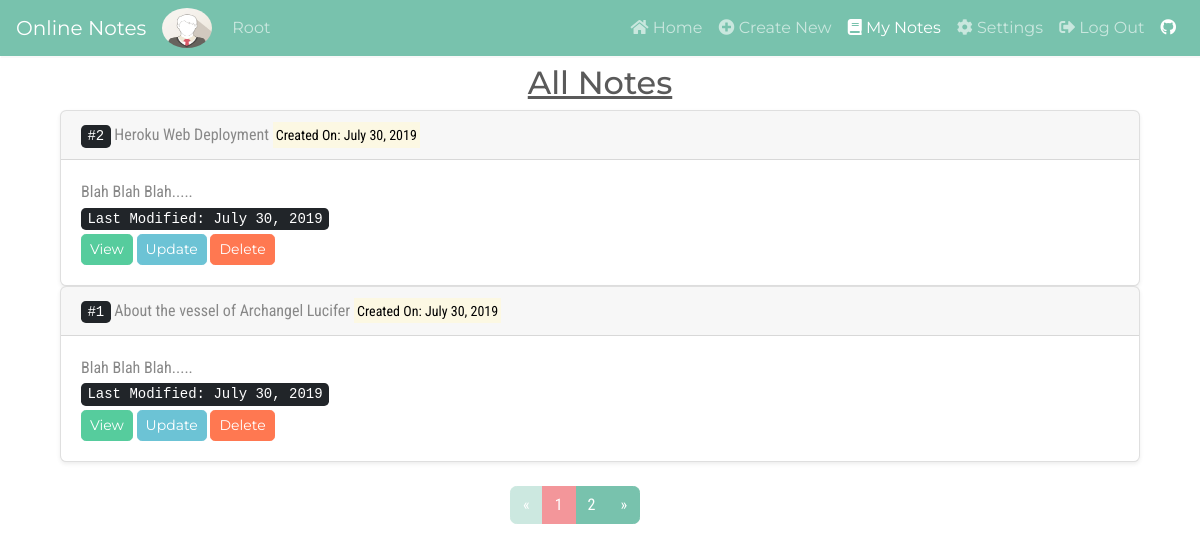
The app's page /view (signed in) with its own data.
### users/models.py (models this page shows, shortened)
class Profile(models.Model):
    user = models.OneToOneField(User, on_delete=models.CASCADE)
    image = models.ImageField(default='default.png', upload_to='profile_pics')

### notes/models.py (models this page shows, shortened)
class Notes(models.Model):
	user = models.ForeignKey(User, on_delete=models.CASCADE)
	title = models.CharField(max_length=150, verbose_name="Notes Title")
	body = models.TextField(max_length=500, verbose_name="Notes Body")
	last_modified = models.DateTimeField(auto_now=True)
	created_on = models.DateTimeField(auto_now_add=True)

### notes/views.py (the view)
# urls.py: path('view', notes_views.NotesListView.as_view(), name="view-all"),
class NotesListView(LoginRequiredMixin, ListView):
	model = Notes
	paginate_by = 2
	def get_queryset(self):
		user = self.request.user
		return Notes.objects.filter(user=user).order_by('-created_on')
	def get_context_data(self, **kwargs):
		super().get_context_data(**kwargs)
		kwargs['mynotes'] = 'active'
		return super().get_context_data(**kwargs)

### notes/templates/notes/notes_list.html
{% extends "users/base.html" %}
{% block content %}
<div class="container mt-2">
	<p class="text-center h2"><u>All Notes</u></p>
	{% for notes in object_list %}
	<div class="card shadow-sm">
		<div class="card-header">
			<kbd>#{{forloop.revcounter}}</kbd> {{notes.title}}
			<mark><small>Created On: {{notes.created_on|date:"F d, Y"}}</small></mark>
		</div>
		<div class="card-body">
			<p style="overflow: hidden; text-overflow: ellipsis; white-space: nowrap;margin-bottom: 0.1em">
				{{notes.body}}
			</p>
			<kbd>Last Modified: {{notes.last_modified|date:"F d, Y"}}</kbd><br>
			<div class="mt-1">
			<a href="{% url 'view-specific' notes.id %}" class="btn btn-success btn-sm">View</a>
			<a href="{% url 'update-notes' notes.id %}" class="btn btn-info btn-sm">Update</a>
			<a href="{% url 'delete-notes' notes.id %}" class="btn btn-danger btn-sm">Delete</a></div>
		</div>
	</div>
	{% empty %}
	<div class="card mt-4 shadow-sm">
		<div class="card-body text-center">
			<p>You have not created any notes</p>
		</div>
	</div>
	{% endfor %}
	{% if is_paginated %}
	<ul class="pagination mx-auto pt-4" style="width: 180px">
		{% if page_obj.has_previous %}
	    <li class="page-item">
	      	<a class="page-link" href="?page=1">&laquo;</a>
	    </li>
	    {% else %}
	    <li class="page-item disabled">
	      	<a class="page-link" href="?page=1">&laquo;</a>
	    </li>
	    {% endif %}
	    {% for num in page_obj.paginator.page_range %}
    	{% if page_obj.number == num %}
		<li class="page-item active">
		  	<a class="page-link" href="?page={{ num }}">{{ num }}</a>
		</li>
		{% elif num > page_obj.number|add:"-3" and num < page_obj.number|add:"+3" %}
		<li class="page-item">
		  	<a class="page-link" href="?page={{ num }}">{{ num }}</a>
		</li>
    	{% endif %}
	    {% endfor %}
		{% if page_obj.has_next %}
	    <li class="page-item">
	      	<a class="page-link" href="?page={{ page_obj.paginator.num_pages }}">&raquo;</a>
	    </li>
	    {% else %}
	    <li class="page-item disabled">
	      	<a class="page-link" href="?page={{ page_obj.paginator.num_pages }}">&raquo;</a>
	    </li>
	    {% endif %}
	</ul>
	{% endif %}
</div>
{% endblock %}

### users/templates/users/base.html (shortened to what this page needs)
<!DOCTYPE html>
<html lang="en">
<head>
    <link rel="stylesheet"
    href="https://bootswatch.com/4/minty/bootstrap.min.css">
    <link rel="stylesheet" href="https://use.fontawesome.com/releases/v5.8.1/css/all.css"
>
</head>
<body>
<nav class="navbar navbar-expand-md bg-primary navbar-dark sticky-top"
style="box-shadow: 1px 2px #f9f9f9">
  <a class="navbar-brand" href="{% url 'home' %}">Online Notes</a>
  <div class="collapse navbar-collapse" id="collapsibleNavbar">
    <ul class="navbar-nav mr-auto">
      {% if user.is_authenticated %}
      <img class="rounded-circle img-fluid mr-2" src="{{user.profile.image.url}}"
          alt="{{user.username}} profile image" style="width:50px;height:40px">
      <span class="navbar-text" style="margin-left: 12px; text-transform: capitalize">
        {{user.username}}
      </span>
      {% endif %}
    </ul>
    <ul class="navbar-nav ml-auto">
      {% if user.is_authenticated %}
        <li class="nav-item {{home}}">
          <a class="nav-link" href="{% url 'home' %}">
            <i class="fas fa-home"></i> Home</a>
        </li>
        <li class="nav-item {{createnew}}">
          <a class="nav-link" href="{% url 'create-notes' %}">
            <i class="fas fa-plus-circle"></i> Create New</a>
        </li>
        <li class="nav-item {{mynotes}}">
          <a class="nav-link" href="{% url 'view-all' %}">
            <i class="fas fa-book"></i> My Notes</a>
        </li>
        <li class="nav-item {{settings}}">
          <a class="nav-link" href="{% url 'settings' %}">
            <i class="fas fa-cog"></i> Settings</a>
        </li>
        <li class="nav-item">
          <a class="nav-link" href="{% url 'user-logout' %}">
            <i class="fas fa-sign-out-alt"></i> Log Out</a>
        </li>
      {% endif %}
      <li class="nav-item">
        <a class="nav-link active" href="https://github.com/ankit-brijwasi/online-notes-app" target="_blank"><i class="fab fa-github"></i></a>
      </li>
    </ul>
  </div>
</nav>
<div class="container">
    {% block content %}
    {% endblock %}
</div>
</body>
</html>

### users/templates/users/base.html (style rules this page uses)
body { font-family: 'Roboto Condensed', sans-serif; }

### records on screen
Notes: title "Heroku Web Deployment", created_on "July 30, 2019", body "Blah Blah Blah.....", last_modified "July 30, 2019"
Notes: title "About the vessel of Archangel Lucifer", created_on "July 30, 2019", body "Blah Blah Blah.....", last_modified "July 30, 2019"

### other values on screen
{{ user.username }} "Root"
{{ num }} "1"
{{ num }} "2"
